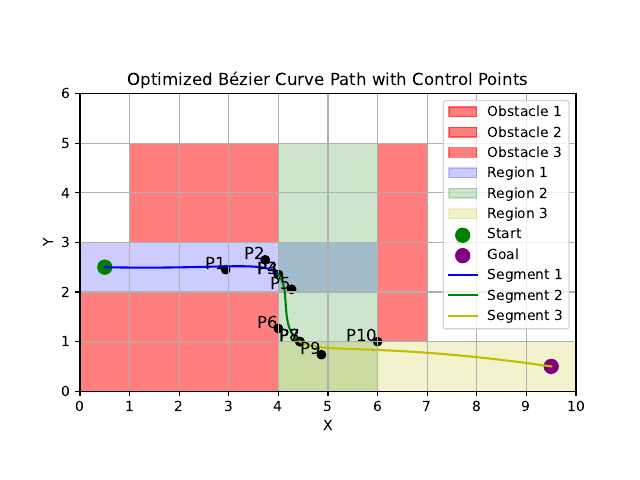

Here is the Python script that generated this plot:
import numpy as np
import cvxpy as cp
import matplotlib.pyplot as plt

# Define start and goal points
q_start = np.array([0.5, 2.5])
q_goal = np.array([9.5, 0.5])

# Define the regions
region1_x = [0, 6]
region1_y = [2, 3]
region2_x = [4, 6]
region2_y = [0, 5]
region3_x = [4, 10]
region3_y = [0, 1]

P0 = cp.Variable(2)
P1 = cp.Variable(2)
P2 = cp.Variable(2)
P3 = cp.Variable(2)
P4 = cp.Variable(2)
P5 = cp.Variable(2)
P6 = cp.Variable(2)
P7 = cp.Variable(2)
P8 = cp.Variable(2)
P9 = cp.Variable(2)
P10 = cp.Variable(2) 
P11 = cp.Variable(2)  

def obstacle_avoidance_cost(point, bottom_left, top_right):
    #return cp.norm(cp.maximum(0, bottom_left - P), 2) + cp.norm(cp.maximum(0, P - top_right), 2)
    w=2.5
    return w*(cp.norm(cp.maximum(0, bottom_left - point), 2) + cp.norm(cp.maximum(0, point - top_right), 2))

objective = cp.Minimize(
    cp.sum_squares(P1 - P0) + cp.sum_squares(P2 - P1) + cp.sum_squares(P3 - P2) +
    cp.sum_squares(P4 - P3) + cp.sum_squares(P5 - P4) + cp.sum_squares(P6 - P5) +
    cp.sum_squares(P7 - P6) + cp.sum_squares(P8 - P7) + cp.sum_squares(P9 - P8) +
    cp.sum_squares(P10 - P9) + cp.sum_squares(P11 - P10)
     +
    obstacle_avoidance_cost(P1, np.array([0, 0]), np.array([4, 2])) +
    obstacle_avoidance_cost(P1, np.array([1, 3]), np.array([4, 5])) +
    obstacle_avoidance_cost(P1, np.array([6, 1]), np.array([7, 5])) + 

    obstacle_avoidance_cost(P2, np.array([0, 0]), np.array([4, 2])) +
    obstacle_avoidance_cost(P2, np.array([1, 3]), np.array([4, 5])) +
    obstacle_avoidance_cost(P2, np.array([6, 1]), np.array([7, 5])) + 

    obstacle_avoidance_cost(P3, np.array([0, 0]), np.array([4, 2])) +
    obstacle_avoidance_cost(P3, np.array([1, 3]), np.array([4, 5])) +
    obstacle_avoidance_cost(P3, np.array([6, 1]), np.array([7, 5])) + 

    obstacle_avoidance_cost(P4, np.array([0, 0]), np.array([4, 2])) +
    obstacle_avoidance_cost(P4, np.array([1, 3]), np.array([4, 5])) +
    obstacle_avoidance_cost(P4, np.array([6, 1]), np.array([7, 5])) + 

    obstacle_avoidance_cost(P5, np.array([0, 0]), np.array([4, 2])) +
    obstacle_avoidance_cost(P5, np.array([1, 3]), np.array([4, 5])) +
    obstacle_avoidance_cost(P5, np.array([6, 1]), np.array([7, 5])) + 

    obstacle_avoidance_cost(P6, np.array([0, 0]), np.array([4, 2])) +
    obstacle_avoidance_cost(P6, np.array([1, 3]), np.array([4, 5])) +
    obstacle_avoidance_cost(P6, np.array([6, 1]), np.array([7, 5])) + 

    obstacle_avoidance_cost(P7, np.array([0, 0]), np.array([4, 2])) +
    obstacle_avoidance_cost(P7, np.array([1, 3]), np.array([4, 5])) +
    obstacle_avoidance_cost(P7, np.array([6, 1]), np.array([7, 5])) + 

    obstacle_avoidance_cost(P8, np.array([0, 0]), np.array([4, 2])) +
    obstacle_avoidance_cost(P8, np.array([1, 3]), np.array([4, 5])) +
    obstacle_avoidance_cost(P8, np.array([6, 1]), np.array([7, 5])) + 

    obstacle_avoidance_cost(P9, np.array([0, 0]), np.array([4, 2])) +
    obstacle_avoidance_cost(P9, np.array([1, 3]), np.array([4, 5])) +
    obstacle_avoidance_cost(P9, np.array([6, 1]), np.array([7, 5])) + 

    obstacle_avoidance_cost(P10, np.array([0, 0]), np.array([4, 2])) +
    obstacle_avoidance_cost(P10, np.array([1, 3]), np.array([4, 5])) +
    obstacle_avoidance_cost(P10, np.array([6, 1]), np.array([7, 5])) 


)

d_min = 0.1

# Constraints
constraints = [
    P0 == q_start,  # Ensure P0 is the start point
    P1[0] >= region1_x[0], P1[0] <= region1_x[1], P1[1] >= region1_y[0], P1[1] <= region1_y[1],
    P2[0] >= region1_x[0], P2[0] <= region1_x[1], P2[1] >= region1_y[0], P2[1] <= region1_y[1],
    P3[0] >= max(region1_x[0], region2_x[0]), P3[0] <= min(region1_x[1], region2_x[1]), P3[1] >= max(region1_y[0], region2_y[0]), P3[1] <= min(region1_y[1], region2_y[1]),
    P4 == P3,
    P5[0] >= region2_x[0], P5[0] <= region2_x[1], P5[1] >= region2_y[0], P5[1] <= region2_y[1],
    P6[0] >= region2_x[0], P6[0] <= region2_x[1], P6[1] >= region2_y[0], P6[1] <= region2_y[1],
    P7[0] >= max(region2_x[0], region3_x[0]), P7[0] <= min(region2_x[1], region3_x[1]), P7[1] >= max(region2_y[0], region3_y[0]), P7[1] <= min(region2_y[1], region3_y[1]),
    P8 == P7,
    P9[0] >= region3_x[0], P9[0] <= region3_x[1], P9[1] >= region3_y[0], P9[1] <= region3_y[1],
    P10[0] >= region3_x[0], P10[0] <= region3_x[1], P10[1] >= region3_y[0], P10[1] <= region3_y[1],
    P11 == q_goal
]

def first_derivative(P0, P1, P2, P3, t):
    return 3 * (1 - t)**2 * (P1 - P0) + 6 * (1 - t) * t * (P2 - P1) + 3 * t**2 * (P3 - P2)

def second_derivative(P0, P1, P2, P3, t):
    return 6 * (1 - t) * (P2 - 2 * P1 + P0) + 6 * t * (P3 - 2 * P2 + P1)

constraints += [
    first_derivative(P0, P1, P2, P3, 1) == first_derivative(P4, P5, P6, P7, 0),
    first_derivative(P4, P5, P6, P7, 1) == first_derivative(P8, P9, P10, P11, 0)
]

constraints += [
    second_derivative(P0, P1, P2, P3, 1) == second_derivative(P4, P5, P6, P7, 0),
    second_derivative(P4, P5, P6, P7, 1) == second_derivative(P8, P9, P10, P11, 0)
]

problem = cp.Problem(objective, constraints)
problem.solve()

P0_opt = P0.value
P1_opt = P1.value
P2_opt = P2.value
P3_opt = P3.value
P4_opt = P4.value
P5_opt = P5.value
P6_opt = P6.value
P7_opt = P7.value
P8_opt = P8.value
P9_opt = P9.value
P10_opt = P10.value
P11_opt = P11.value

print('Segment 1 control points: ', P0_opt, P1_opt, P2_opt, P3_opt)
print('Segment 2 control points: ', P4_opt, P5_opt, P6_opt, P7_opt)
print('Segment 3 control points: ', P8_opt, P9_opt, P10_opt, P11_opt)

# Plot the optimized path
plt.figure()

# Define the obstacles as rectangles (bottom-left corner and top-right corner)
obstacles = [
    {'bottom_left': np.array([0, 0]), 'top_right': np.array([4, 2]), 'label': 'Obstacle 1'},
    {'bottom_left': np.array([1, 3]), 'top_right': np.array([4, 5]), 'label': 'Obstacle 2'},
    {'bottom_left': np.array([6, 1]), 'top_right': np.array([7, 5]), 'label': 'Obstacle 3'},
]

# Plot obstacles
for obs in obstacles:
    rect = plt.Rectangle(obs['bottom_left'], obs['top_right'][0] - obs['bottom_left'][0], obs['top_right'][1] - obs['bottom_left'][1], color='r', alpha=0.5, label=obs['label'])
    plt.gca().add_artist(rect)

# Plot regions
region1 = plt.Rectangle((0, 2), 6, 1, color='b', alpha=0.2, label='Region 1')
region2 = plt.Rectangle((4, 0), 2, 5, color='g', alpha=0.2, label='Region 2')
region3 = plt.Rectangle((4, 0), 6, 1, color='y', alpha=0.2, label='Region 3')

plt.gca().add_artist(region1)
plt.gca().add_artist(region2)
plt.gca().add_artist(region3)

plt.scatter(q_start[0], q_start[1], color='g', s=100, label='Start')
plt.scatter(q_goal[0], q_goal[1], color='purple', s=100, label='Goal')

# Plot the control points
control_points = [P1_opt, P2_opt, P3_opt, P4_opt, P5_opt, P6_opt, P7_opt, P8_opt, P9_opt, P10_opt]
control_points_labels = ['P1', 'P2', 'P3', 'P4', 'P5', 'P6', 'P7', 'P8', 'P9', 'P10']
for point, label in zip(control_points, control_points_labels):
    plt.scatter(point[0], point[1], color='black')
    plt.text(point[0], point[1], label, fontsize=12, ha='right')

# Plot the Bézier curve segments
def bezier_curve(P0, P1, P2, P3):
    t = np.linspace(0, 1, 100)
    bezier_curve_x = (1-t)**3 * P0[0] + 3*(1-t)**2 * t * P1[0] + 3*(1-t)*t**2 * P2[0] + t**3 * P3[0]
    bezier_curve_y = (1-t)**3 * P0[1] + 3*(1-t)**2 * t * P1[1] + 3*(1-t)*t**2 * P2[1] + t**3 * P3[1]
    return bezier_curve_x, bezier_curve_y

curve1_x, curve1_y = bezier_curve(P0_opt, P1_opt, P2_opt, P3_opt)
curve2_x, curve2_y = bezier_curve(P4_opt, P5_opt, P6_opt, P7_opt)
curve3_x, curve3_y = bezier_curve(P8_opt, P9_opt, P10_opt, P11_opt)

plt.plot(curve1_x, curve1_y, 'b', label='Segment 1')
plt.plot(curve2_x, curve2_y, 'g', label='Segment 2')
plt.plot(curve3_x, curve3_y, 'y', label='Segment 3')

plt.legend()
plt.grid(True)
plt.xlabel('X')
plt.ylabel('Y')
plt.title('Optimized Bézier Curve Path with Control Points')
plt.axis([0, 10, 0, 6])
plt.xticks(np.arange(0, 10.5, 1))
plt.yticks(np.arange(0, 6.5, 1))
plt.gca().set_aspect('equal', adjustable='box')

# Save the plot
plt.savefig('opt_toy.pdf')
plt.show()
